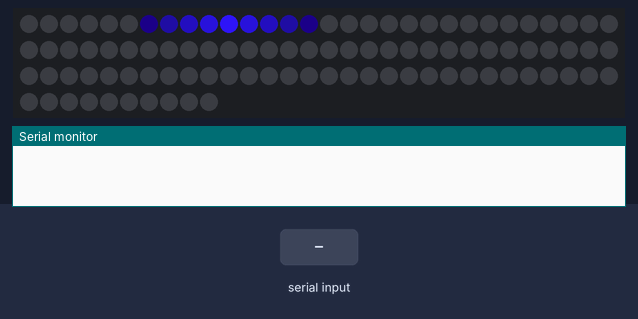
Simulated run of this sketch. Board: Arduino Uno, built with avr-gcc and run on an emulated ATmega328P. Shown: 100 RGB LEDs in strip order, left to right, continuing on the next row, the last lines printed to the serial monitor. The inputs (shaded band) are chosen by the test bench.

Above: at 4.01 s.
At 4.7 s:
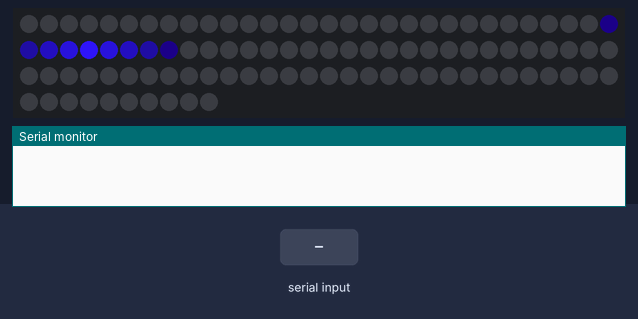
4.8 s: "1" received over Serial
At 4.92 s:
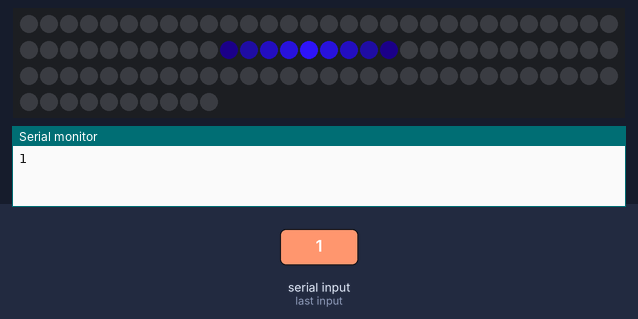
Timing chart, 0 to 7.8 s (numbered marks = the images above; inputs shaded):
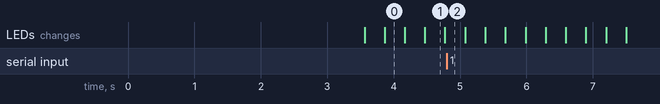

The sketch:

LedstripFrank2.ino
```cpp
#include <FastLED.h>

#define LED_PIN     5
#define NUM_LEDS    100 //300
#define BRIGHTNESS  255 //255 is max
#define LED_TYPE    WS2811
#define COLOR_ORDER GRB

CRGB leds[NUM_LEDS];

#define UPDATES_PER_SECOND 100
int timer;

//comminucation:
String buff = "";
char terminator = ',';
String commType = "";
int currentColor = 0;

int red = 0;
int green = 0;
int blue = 0;
boolean shouldUpdate = false;

boolean scanning = true;
boolean straveForward = true;
float scanTimer = 0;

void setup() {
  delay( 3000 ); // power-up safety delay
  FastLED.addLeds<LED_TYPE, LED_PIN, COLOR_ORDER>(leds, NUM_LEDS).setCorrection( TypicalLEDStrip );
  FastLED.setBrightness(  BRIGHTNESS );
  timer = 0;

  //startup color:
  for (int timer = 0; timer <= NUM_LEDS + 5; timer++) {
    for (int i = 0; i < NUM_LEDS; i++) {
      int fade = abs(i - timer);
      if (fade < 5) {
        fade = 1 / ((float(fade) + 1) / 2) * 255;
      } else fade = 0;
      leds[i] = CHSV(170, 187, fade);
    }
    FastLED.show();
  }
  Serial.begin(9600);
}

void loop() {
  if (Serial.available() > 0) {
//    char input[1];
//    Serial.readBytes(input, 1);
    Serial.println((char) Serial.read());
//    SerialCom((char) Serial.read());
    //    String valueStr = Serial.readStringUntil(terminator);
    //    if (valueStr != "") {
    //      int value = valueStr.toInt();
    //      switch (currentColor) {
    //        case 0:
    //          red = value;
    //          break;
    //        case 1:
    //          green = value;
    //          break;
    //        case 2:
    //          blue = value;
    //          break;
    //      }
    //
    //      currentColor++;
    //      if (currentColor > 2 || valueStr.substring(0) == '\n') {
    //        currentColor = 0;
    //        shouldUpdate = true;
    //
    //        if(red == 0 && green == 0 && blue == 0) scanning = true;
    //        else scanning = false;
    //      }
    //    } else {
    //      currentColor = 0;
    //    }
  }

  if (shouldUpdate) {
    for (int i = 0; i < NUM_LEDS; ++i) {
      leds[i].setRGB(red, green, blue);
    }
    FastLED.show();
    shouldUpdate = false;
    scanTimer = 0;
  }
  else if (scanning) {
    for (int i = 0; i < NUM_LEDS; i++) {
      int fade = abs(i - int(scanTimer));
      if (fade < 5) {
        fade = 255 - 255 / 5 * float(fade);
      } else fade = 0;
      leds[i] = CHSV(170, 187, fade);
    }
    FastLED.show();
    if (straveForward) {
      scanTimer += 0.2;
      if (scanTimer > NUM_LEDS) straveForward = false;
    } else {
      scanTimer -= 0.2;
      if (scanTimer < 0) straveForward = true;
    }
  }
  //  delay(1 / UPDATES_PER_SECOND);
}

void SerialCom(char input) {
  Serial.println(input);

//  if (input == '\n') { //if it's the end of the line clear the string and reset the comminucation.
//    buff = "";
//    commType = "";
//
//    if(currentColor > 0) shouldUpdate = true;
//    currentColor = 0;
//  } else if (input != ',') {
//    buff += input; //if it's not a split charactor, add it to the buffer
//  } else { //decode:
//    if (commType == "") {
//      commType = buff;
////      commType.toLowerCase();
////      Serial.write(45);
//      Serial.println(commType);
//    }
//    else {
//      if (commType == "color") {
//        int value = buff.toInt();
//        Serial.println(value);
//        switch (currentColor) {
//          case 0:
//            red = value;
//            break;
//          case 1:
//            green = value;
//            break;
//          case 2:
//            blue = value;
//            break;
//        }
//        currentColor++;
//      }
//    }
//  }
}
```
